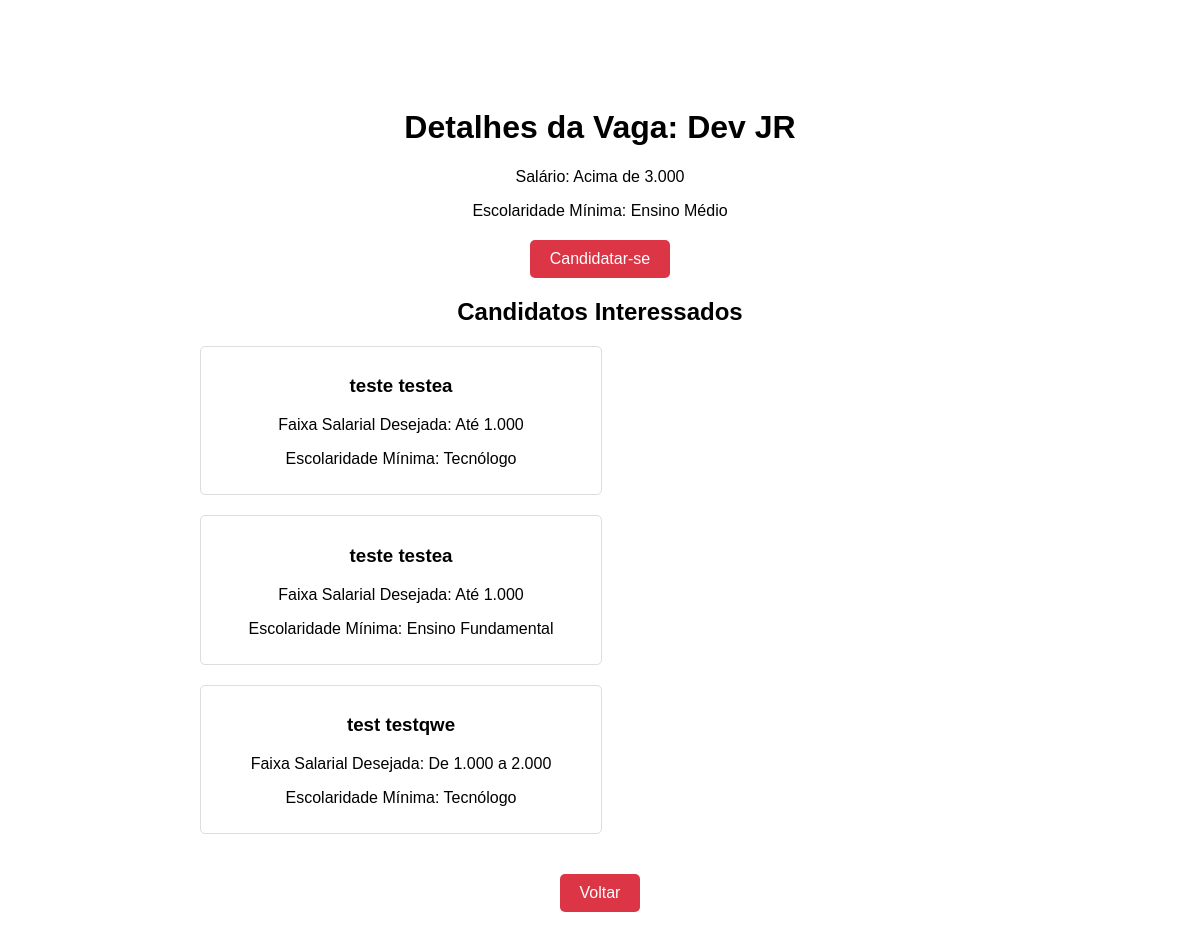
Page /home/detalhes_vaga/1 (signed in) on the earlier database version.
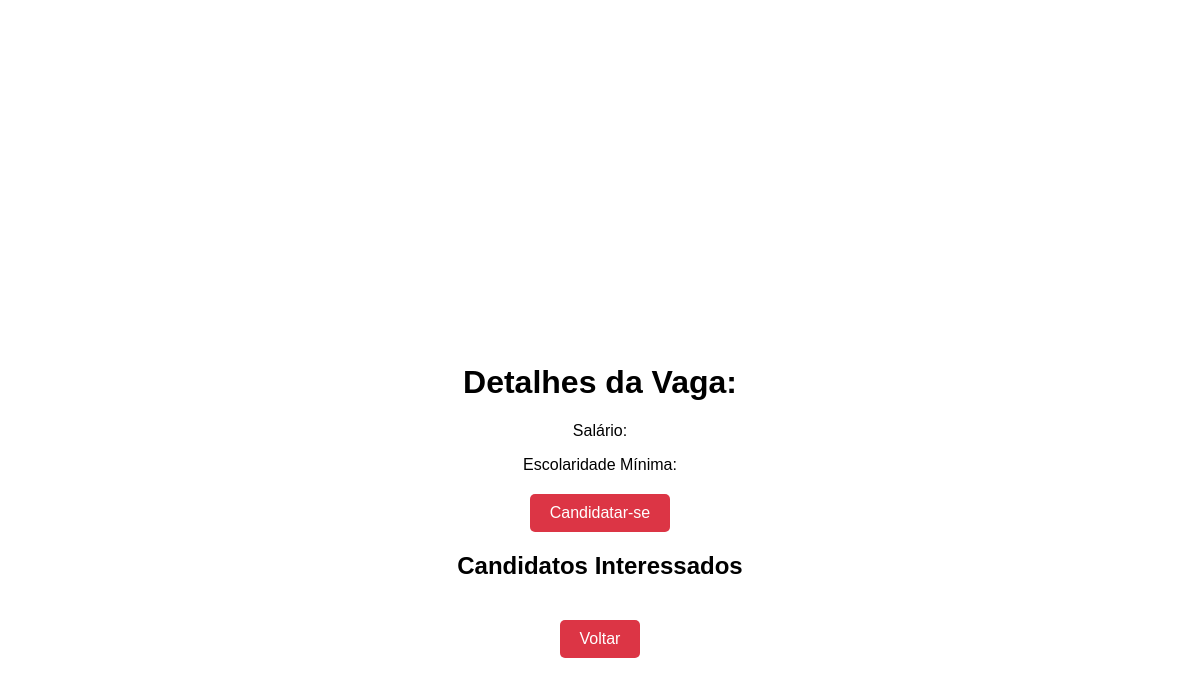
Same page on the later database version.
### app_vagas/models.py (models this page shows, shortened)
class Vagas(models.Model):
    nome = models.CharField(max_length=100)
    faixa_salarial = models.IntegerField(choices=FAIXA_SALARIAL_CHOICES)
    escolaridade_minima = models.IntegerField(choices=ESCOLARIDADE_CHOICES)
    requisitos = models.TextField()
    empresa = models.ForeignKey(Empresa, related_name="vagas", on_delete=models.CASCADE)

class Candidato(models.Model):
    user = models.OneToOneField(User, on_delete=models.CASCADE)
    nome_candidato = models.CharField(max_length=100)
    faixa_salarial = models.IntegerField(choices=FAIXA_SALARIAL_CHOICES)
    escolaridade_minima = models.IntegerField(choices=ESCOLARIDADE_CHOICES)

### app_vagas/views.py (the view)
# urls.py: path("detalhes_vaga/<int:vaga_id>", views.detalhes_vaga, name="detalhes_vaga"),
def detalhes_vaga(request, vaga_id):
    vaga = Vagas.objects.filter(id=vaga_id).first()
    candidatos = Candidato.objects.filter(vagas_aplicadas__vaga_id=vaga_id).all()
    context = {"vaga": vaga, "candidatos": candidatos}
    if request.user.is_authenticated:
        return render(request, "detalhes_vaga.html", context)
    else:
        context[
            "mensagem"
        ] = "Você deve estar logado pra visualizar os detalhes das vagas"
        return render(request, "vagas.html", context)

### projeto_vagas/templates/detalhes_vaga.html (shortened to what this page needs)
<!DOCTYPE html>
{%load static%}
<html>
<head>
    <link rel="stylesheet" type="text/css" href="{% static 'css/detalhes_vaga.css' %}">
</head>
<body>
    <div class="container">
        <h1>Detalhes da Vaga: {{ vaga.nome }}</h1>
        <p>Salário: {{ vaga.get_faixa_salarial_display }}</p>
        <p>Escolaridade Mínima: {{ vaga.get_escolaridade_minima_display}}</p>
        <div class="aplica_vaga">
        <a href="{% url 'aplica_vaga' vaga.id %}">
            <button>Candidatar-se</button>
        </a>
        </div>
        <h2>Candidatos Interessados</h2>
        <div class="candidatos">
            {% for candidato in candidatos %}
            <div class="candidato">
                <h3>{{ candidato.nome_candidato }}</h3>
                <p>Faixa Salarial Desejada: {{ candidato.get_faixa_salarial_display }}</p>
                <p>Escolaridade Mínima: {{ candidato.get_escolaridade_minima_display }}</p>
            </div>
            {% endfor %}
        </div>
        <a href="{% url 'vagas' %}">
            <button>Voltar</button>
        </a>
    </div>
</body>
</html>

Differences in the rows shown:
removed Vagas: nome "Dev JR", faixa_salarial "Acima de 3.000", escolaridade_minima "Ensino Médio"
removed Candidato: nome_candidato "teste testea", faixa_salarial "Até 1.000", escolaridade_minima "Tecnólogo"
removed Candidato: nome_candidato "teste testea", faixa_salarial "Até 1.000", escolaridade_minima "Ensino Fundamental"
removed Candidato: nome_candidato "test testqwe", faixa_salarial "De 1.000 a 2.000", escolaridade_minima "Tecnólogo"
